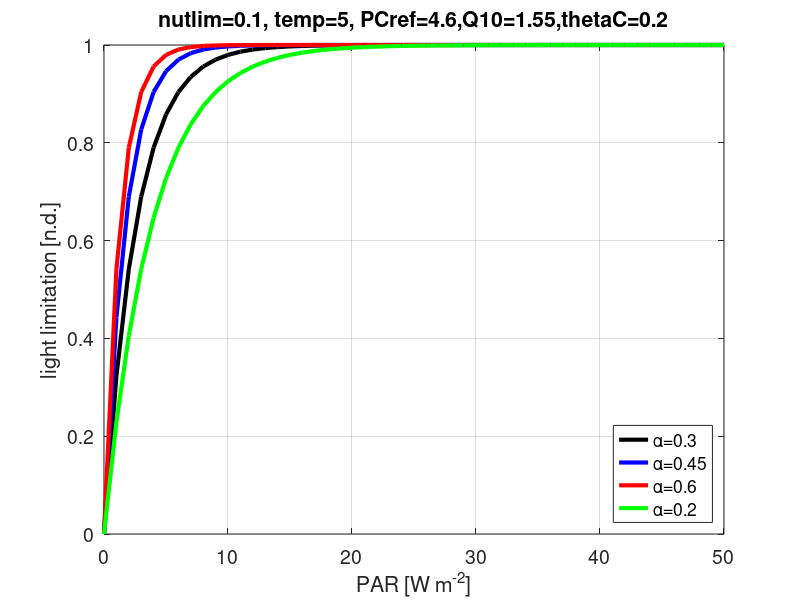

MATLAB code for this plot:
%% BEC: light limitation of phytoplankton growth
%
% Geider model
%
% light limitation (n.d.) depends on:
%   PAR
%   nutrient limitation (i.e. surrounding nutrient concentrations and
%       half-sat constants)
%   temperature limitation (i.e. surrounding temp + Q10)
%   Chl:C ratio of phytoplankton type
%   alphaPI (initial slope of Photosynthesis-Irradiance curve)
%
% CN (Sep 2018): please correct any bug you find and update the files on
% the Wiki as parametrizations change!


close all; clear all; clc

% choose alphaPIs to visualize (up to seven currently possible)
alphaPI = [0.3,0.45,0.6,0.2];

% choose parameters of PFT:
PCref   = 4.6;   % max growth rate
Q10     = 1.55;  % sensitivity in temperature limitation
thetaC  = 0.2;   % Chl/C ratio

% set surrounding environmental conditions
nut_lim = 0.1;  % e.g. 0.1=severely nutrient limited, 1=no nutr limitation
temp    = 5;    % surorunding water temperature

% choose PAR range to look at
PAR_lay = 0:1:50;

%%%%%
%% nothing to be changed below this line
%%%%%

c1      = 1;
c10     = 10;
Tref    = 30;
epsTinv = 3.17e-08;

% temp lim
Tfunc   = Q10^(((temp + 273.15)-(Tref + 273.15))/c10);

% temp & nutr limited growth
PCmax   = PCref .* nut_lim .* Tfunc;  % growth rate corrected for nutrient levels and temperature

light_lim = NaN(length(PAR_lay),length(alphaPI));
for i=1:length(alphaPI)
    light_lim(:,i) = c1 - exp((-c1.*alphaPI(i).*thetaC.*PAR_lay)./(PCmax+epsTinv));
end
clear i


%%%%
%% plot
%%%%

colors = {'k','b','r','g','m','c','y'};
width  = 22; 
height = 17;
vis    = 'on';
fs     = 14;
lw     = 3;

for  i=1:numel(alphaPI)
    if ~exist('alphaPI_string','var')
        alphaPI_string = {strcat(['\alpha=',num2str(alphaPI(i))])};
    else
        alphaPI_string = [alphaPI_string,strcat(['\alpha=',num2str(alphaPI(i))])];
    end
end
clear i


fig = figure('Units','Centimeters', 'Position',[0 0 width height], 'Visible', vis);
for i=1:length(alphaPI)
    plot(PAR_lay,light_lim(:,i),colors{i},'LineWidth',lw)
    hold on;
end
grid on;
legend(alphaPI_string,'Location','SouthEast')
xlabel('PAR [W m^{-2}]','FontSize',fs)
ylabel('light limitation [n.d.]','FontSize',fs)
title(strcat(['nutlim=',num2str(nut_lim),', temp=',num2str(temp),', PCref=',num2str(PCref),...
    ',Q10=',num2str(Q10),',thetaC=',num2str(thetaC)]),'FontSize',12)
set(gca,'FontSize',fs)


